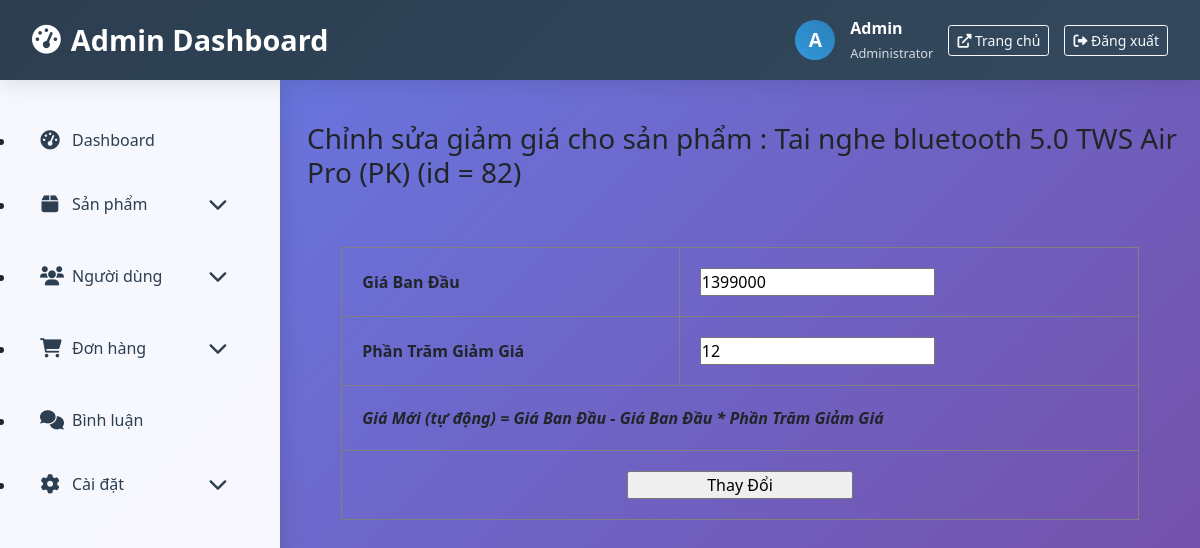
Page /code/shopmaytinh/User/Admin/index.php?act=chinhsuagiamgia&id=82 on the committed database.
### tables this page shows
CREATE TABLE `danh_sach_san_pham` (
  `id` int(11) NOT NULL,
  `Ten_San_Pham` varchar(150) DEFAULT NULL,
  `Hinh_Anh` varchar(100) DEFAULT NULL,
  `Gia_Ban` int(11) DEFAULT NULL,
  `Gia_Cu` int(11) NOT NULL,
  `Phan_Tram` int(11) NOT NULL,
  `Loai_SP` char(10) DEFAULT NULL,
  `Dong_May` varchar(10) NOT NULL,
  `GiamGia` char(3) NOT NULL,
  `So_Luong` int(11) NOT NULL,
  `MaNcc` varchar(10) NOT NULL,
  `TGian_BatDau` timestamp NOT NULL DEFAULT '0000-00-00 00:00:00',
  `TGian_CSua` timestamp NOT NULL DEFAULT '0000-00-00 00:00:00'
);

### code/shopmaytinh/User/U_Controller/SanPhamGiamGia/ChinhSuaGiamGia_C.php (called while the page is built, shortened)
<?php
	$id = $_GET['id'];
	require_once '../U_Model/HienTTin_M.php';
	require_once '../U_View/SanPhamGiamGia/ChinhSuaGiamGia_V.php';
?>

### code/shopmaytinh/User/U_Model/HienTTin_M.php (called while the page is built, shortened)
<?php
	require_once 'KetNoiDb.php';
	$tensp = "SELECT * from danh_sach_san_pham where id = '$id'";
	$qrr = mysqli_query($connect,$tensp);
	$tsp = mysqli_fetch_array($qrr);
?>

### code/shopmaytinh/User/U_View/SanPhamGiamGia/ChinhSuaGiamGIa_V.php (the view, shortened to what this page needs)
<div class="row">
	<h3 style="margin-top: 10px;margin-left: 10px;">
	Chỉnh sửa giảm giá cho sản phẩm :  <?php echo $tsp['Ten_San_Pham'] ?> (<?php echo $tsp['Loai_SP'] ?>) (id = <?php echo $tsp['id'] ?>)
	</h3>
</div>
<div class="row">
	<form method="POST" style="width: 100%;margin-bottom: 50px;margin-top: 50px;">
		<table border="1" style="width: 90%;margin-left: 5%;margin-right: 5%">
			<tr>
				<th>
					Giá Ban Đầu
				</th>
				<td>
					<input type="text" name="gdb" value="<?php echo $tsp['Gia_Cu'] ?>">
				</td>
			</tr>
			<tr>
				<th>
					Phần Trăm Giảm Giá
				</th>
				<td>
					<input type="text" name="ptgg" value="<?php echo $tsp['Phan_Tram'] ?>">
				</td>
			</tr>
			<tr>
				<td colspan="2">
					<b><i>Giá Mới (tự động) = Giá Ban Đầu - Giá Ban Đầu * Phần Trăm Giảm Giá </i></b>
				</td>
			</tr>
			<tr>
				<td colspan="2" style="text-align: center;">
					<input style="width: 30%" type="submit" name="submit" value="Thay Đổi">
				</td>
			</tr>
		</table>
	</form>
</div>

### code/shopmaytinh/User/Admin/modern_admin.css (style rules this page uses)
* { margin: 0; padding: 0; box-sizing: border-box; }
body { font-family: 'Segoe UI', Tahoma, Geneva, Verdana, sans-serif; background: linear-gradient(135deg, #667eea 0%, #764ba2 100%); min-height: 100vh; }

### code/shopmaytinh/User/U_View/SanPhamGiamGia/ChinhSuaGiamGIa_V.php (style rules this page uses)
tr th, tr td { padding: 20px; }

### rows in the picture
danh_sach_san_pham: Ten_San_Pham "Tai nghe bluetooth 5.0 TWS Air Pro", Loai_SP "PK", id "82", gdb "1399000", ptgg "12"

### other values in the picture
substr($user, 0, 1) "A"
$user "Admin"
